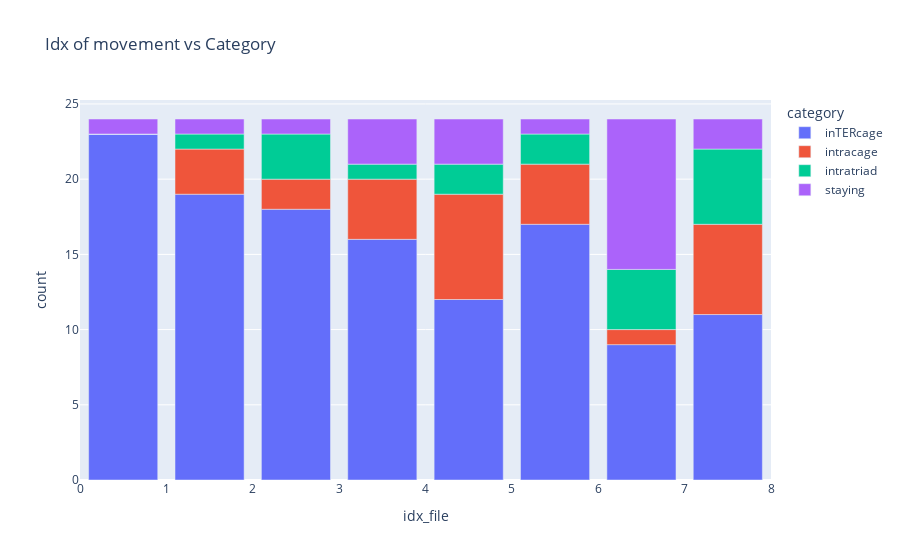

Write notebook code for a chart like this one.
### Code cell
df = get_plot_movement_counted(df_movement)

### Figure 1 — Plotly figure (JSON) as saved in the notebook; plotly's stock layout.template omitted (floating-point values rounded to 4 significant figures)
{"data": [{"alignmentgroup": "True", "hovertemplate": "category=inTERcage<br>idx_file=%{x}<br>count=%{y}<extra></extra>", "legendgroup": "inTERcage", "marker": {"color": "#636efa", "pattern": {"shape": ""}}, "name": "inTERcage", "offsetgroup": "inTERcage", "orientation": "v", "showlegend": true, "textposition": "auto", "type": "bar", "x": [0.5, 1.5, 2.5, 3.5, 4.5, 5.5, 6.5, 7.5], "xaxis": "x", "y": [23, 19, 18, 16, 12, 17, 9, 11], "yaxis": "y"}, {"alignmentgroup": "True", "hovertemplate": "category=intracage<br>idx_file=%{x}<br>count=%{y}<extra></extra>", "legendgroup": "intracage", "marker": {"color": "#EF553B", "pattern": {"shape": ""}}, "name": "intracage", "offsetgroup": "intracage", "orientation": "v", "showlegend": true, "textposition": "auto", "type": "bar", "x": [0.5, 1.5, 2.5, 3.5, 4.5, 5.5, 6.5, 7.5], "xaxis": "x", "y": [0, 3, 2, 4, 7, 4, 1, 6], "yaxis": "y"}, {"alignmentgroup": "True", "hovertemplate": "category=intratriad<br>idx_file=%{x}<br>count=%{y}<extra></extra>", "legendgroup": "intratriad", "marker": {"color": "#00cc96", "pattern": {"shape": ""}}, "name": "intratriad", "offsetgroup": "intratriad", "orientation": "v", "showlegend": true, "textposition": "auto", "type": "bar", "x": [0.5, 1.5, 2.5, 3.5, 4.5, 5.5, 6.5, 7.5], "xaxis": "x", "y": [0, 1, 3, 1, 2, 2, 4, 5], "yaxis": "y"}, {"alignmentgroup": "True", "hovertemplate": "category=staying<br>idx_file=%{x}<br>count=%{y}<extra></extra>", "legendgroup": "staying", "marker": {"color": "#ab63fa", "pattern": {"shape": ""}}, "name": "staying", "offsetgroup": "staying", "orientation": "v", "showlegend": true, "textposition": "auto", "type": "bar", "x": [0.5, 1.5, 2.5, 3.5, 4.5, 5.5, 6.5, 7.5], "xaxis": "x", "y": [1, 1, 1, 3, 3, 1, 10, 2], "yaxis": "y"}], "layout": {"barmode": "relative", "legend": {"title": {"text": "category"}, "tracegroupgap": 0}, "title": {"text": "Idx of movement vs Category"}, "xaxis": {"anchor": "y", "domain": [0, 1], "title": {"text": "idx_file"}}, "yaxis": {"anchor": "x", "domain": [0, 1], "title": {"text": "count"}}}}
